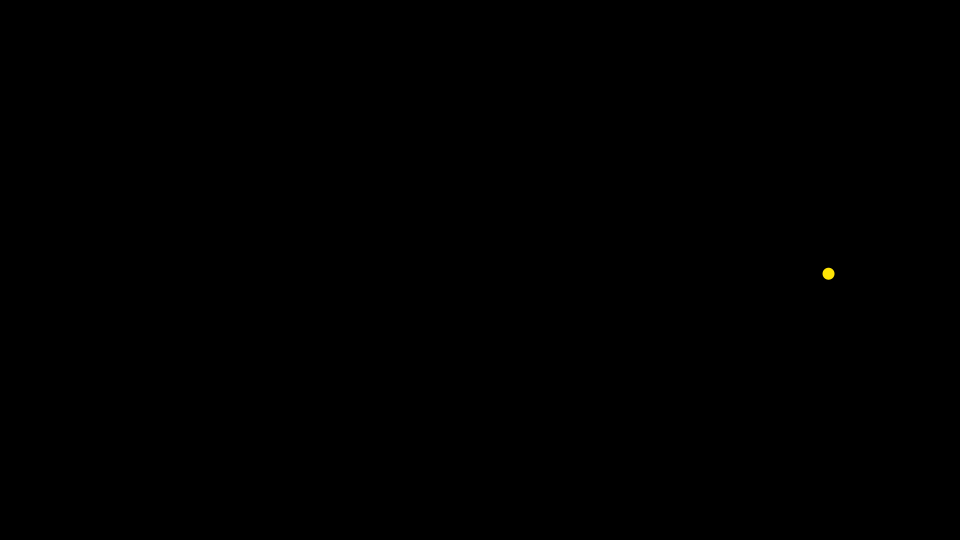
Frame 1 (no input)
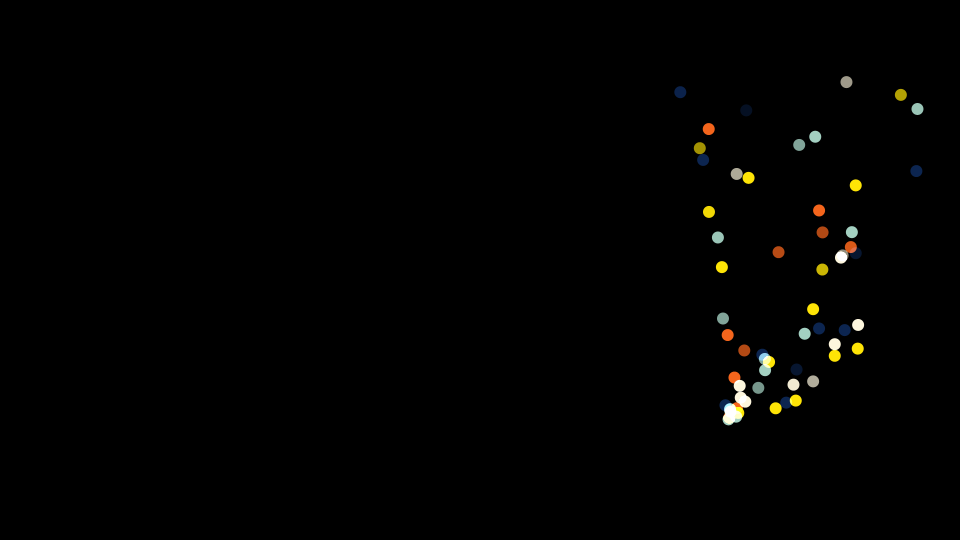
Frame 60 (the mouse pressed at the canvas centre just before this capture)
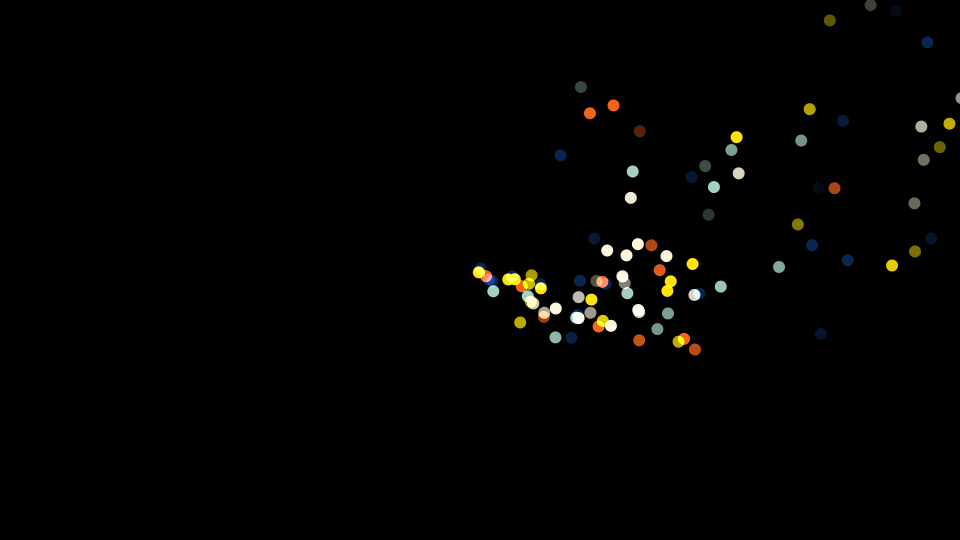
Frame 120 (the mouse held since frame 60 and released just before this capture)

The Processing sketch that drew these frames (run headless with seeded random() and noise(); from frame 60 on, the mouse is pressed at the canvas centre):

// Processing sketch: sketch_xxx_particle_system
// ── sketch_xxx_particle_system.pde
ParticleSystem ps;
color[] chemistry = {#0C2550, #A3D0C1, #FDF6DD, #FEE406, #F4651C};
color[] palette = chemistry;

// setup関数 : 初回1度だけ実行される
void setup() {
  size(960, 540); // ウィンドウサイズを960px,540pxに
  colorMode(HSB, 360, 100, 100, 100); // HSBでの色指定にする
  blendMode(ADD);
  smooth(); // 描画を滑らかに

  ps = new ParticleSystem(new PVector(width/2, height/2), palette);
}

// draw関数 : setup関数実行後繰り返し実行される
void draw() {
  background(0, 0, 0);
  float amplitudeX = 350;
  float periodX = 240*2;
  float amplitudeY = 150;
  float periodY = 120*2;
  float x = width/2 + cos(TWO_PI * frameCount/periodX) * amplitudeX;
  float y = height/2 + sin(TWO_PI * frameCount/periodY) * amplitudeY;
  ps.origin.set(x, y);
  ps.addParticle();
  ps.run();
}
// ── Particle.pde
class Particle {
  PVector pos;
  PVector vel;
  PVector acc;
  float life;
  float lifeMax;
  float lifeRate;
  float gravity = 0.05;
  color c;
  float friction = 0.998;

  Particle(PVector _pos, color _c) {
    pos = _pos.copy();
    vel = new PVector(random(-3, 3), random(-3, 0));
    acc = new PVector(0, -gravity);
    lifeMax = random(100, 150);
    life = random(lifeMax, lifeMax*2);
    lifeRate = random(lifeMax/200, lifeMax/100);
    c = _c;
  }
  void run() {
    update();
    display();
  }

  void update() {
    vel.add(acc);
    vel.mult(friction);
    pos.add(vel);
    life -= lifeRate;

    if (pos.x < 0 || pos.x > width) {
      vel.x *= -1;
    }
    if ( pos.y > height) {
      vel.y *= -1;
    }
  }

  void display() {
    //stroke(0, 0, 100, life);
    //strokeWeight(2);
    
    noStroke();
    fill(c, life/1.5);
    ellipse(pos.x, pos.y, 12, 12);
  }

  boolean isDead() {
    if (life < 0) {
      return true;
    } else {
      return false;
    }
  }
}
// ── ParticleSystem.pde
class ParticleSystem {
  ArrayList<Particle> particles;
  PVector origin;
  color[] palette;
  ParticleSystem(PVector _origin, color[] _palette) {
    origin = _origin.copy();
    particles = new ArrayList<Particle>();
    palette = _palette;
  }
  
  void addParticle() {
    int n = (int)random(palette.length);
    particles.add(new Particle(origin, palette[n]));
  }
  
  void addParticle(float x, float y) {
    int n = (int)random(palette.length);
    particles.add(new Particle(new PVector(x, y), palette[n]));
  }

  void run() {
    for (int i = particles.size()-1; i >= 0; i--) {
      Particle p = particles.get(i);
      p.run();
      if (p.isDead()) {
        particles.remove(i);
      }
    }
  }
}
// ── pallete.pde
//Color Palettes for Processing

//color[] dessert = {#9F9694, #791F33, #BA3D49, #F1E6D4, #E2E1DC};
//color[] crowds = {#678C8B, #8FA89B, #A2BAB0, #D0EDDE, #B3B597};
//color[] styleyou = {#262B30, #E09A25, #F0D770, #F2EDBC, #C51C30};
//color[] rainbow = {#FFFFCD, #CC5C54, #F69162, #85A562, #7AB5DB};
//color[] chemistry = {#0C2550, #A3D0C1, #FDF6DD, #FEE406, #F4651C};
//color[] kitties = {#302F2F, #74AD92, #F07F47, #FFAA42, #FFE224};
//color[] beach = {#D9C6B0, #314650, #2D4761, #45718C, #B6E1F2};
//color[] cottage = {#C3CCC8, #442412, #475D1C, #859356, #B9961C};
//color[] minard = {#666666, #607F9C, #E9CCAE, #FFFFF3, #D01312};
